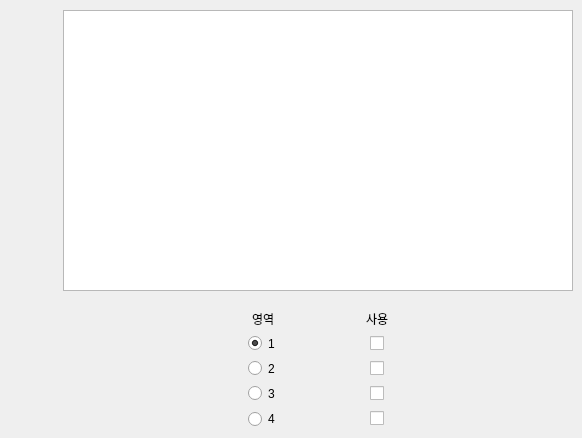
      <widget class="QWidget" name="media_privacy">
       <attribute name="title">
        <string>사생활보호</string>
       </attribute>
       <widget class="QWidget" name="gridLayoutWidget_13">
        <property name="geometry">
         <rect>
          <x>210</x>
          <y>310</y>
          <width>221</width>
          <height>119</height>
         </rect>
        </property>
        <layout class="QGridLayout" name="media_privacy_grid">
         <item row="4" column="1" alignment="Qt::AlignHCenter">
          <widget class="QCheckBox" name="privacy_zone3_enabled">
           <property name="text">
            <string/>
           </property>
          </widget>
         </item>
         <item row="0" column="1" alignment="Qt::AlignHCenter">
          <widget class="QLabel" name="label_privacymask_enable">
           <property name="text">
            <string>사용</string>
           </property>
          </widget>
         </item>
         <item row="2" column="0" alignment="Qt::AlignHCenter">
          <widget class="QRadioButton" name="privacy_zone1_sel">
           <property name="text">
            <string>2</string>
           </property>
           <attribute name="buttonGroup">
            <string notr="true">media_privacy_zone_btngrp</string>
           </attribute>
          </widget>
         </item>
         <item row="1" column="1" alignment="Qt::AlignHCenter">
          <widget class="QCheckBox" name="privacy_zone0_enabled">
           <property name="text">
            <string/>
           </property>
           <property name="tristate">
            <bool>false</bool>
           </property>
          </widget>
         </item>
         <item row="3" column="1" alignment="Qt::AlignHCenter">
          <widget class="QCheckBox" name="privacy_zone2_enabled">
           <property name="text">
            <string/>
           </property>
          </widget>
         </item>
         <item row="3" column="0" alignment="Qt::AlignHCenter">
          <widget class="QRadioButton" name="privacy_zone2_sel">
           <property name="text">
            <string>3</string>
           </property>
           <attribute name="buttonGroup">
            <string notr="true">media_privacy_zone_btngrp</string>
           </attribute>
          </widget>
         </item>
         <item row="4" column="0" alignment="Qt::AlignHCenter">
          <widget class="QRadioButton" name="privacy_zone3_sel">
           <property name="text">
            <string>4</string>
           </property>
           <attribute name="buttonGroup">
            <string notr="true">media_privacy_zone_btngrp</string>
           </attribute>
          </widget>
         </item>
         <item row="1" column="0" alignment="Qt::AlignHCenter">
          <widget class="QRadioButton" name="privacy_zone0_sel">
           <property name="layoutDirection">
            <enum>Qt::LeftToRight</enum>
           </property>
           <property name="text">
            <string>1</string>
           </property>
           <property name="checked">
            <bool>true</bool>
           </property>
           <attribute name="buttonGroup">
            <string notr="true">media_privacy_zone_btngrp</string>
           </attribute>
          </widget>
         </item>
         <item row="2" column="1" alignment="Qt::AlignHCenter">
          <widget class="QCheckBox" name="privacy_zone1_enabled">
           <property name="text">
            <string/>
           </property>
          </widget>
         </item>
         <item row="0" column="0" alignment="Qt::AlignHCenter">
          <widget class="QLabel" name="label_privacymask_zone">
           <property name="text">
            <string>영역</string>
           </property>
          </widget>
         </item>
        </layout>
       </widget>
       <widget class="QGraphicsView" name="media_privacy_graphic_view">
        <property name="geometry">
         <rect>
          <x>63</x>
          <y>10</y>
          <width>510</width>
          <height>281</height>
         </rect>
        </property>
        <property name="cursor" stdset="0">
         <cursorShape>CrossCursor</cursorShape>
        </property>
       </widget>
      </widget>
